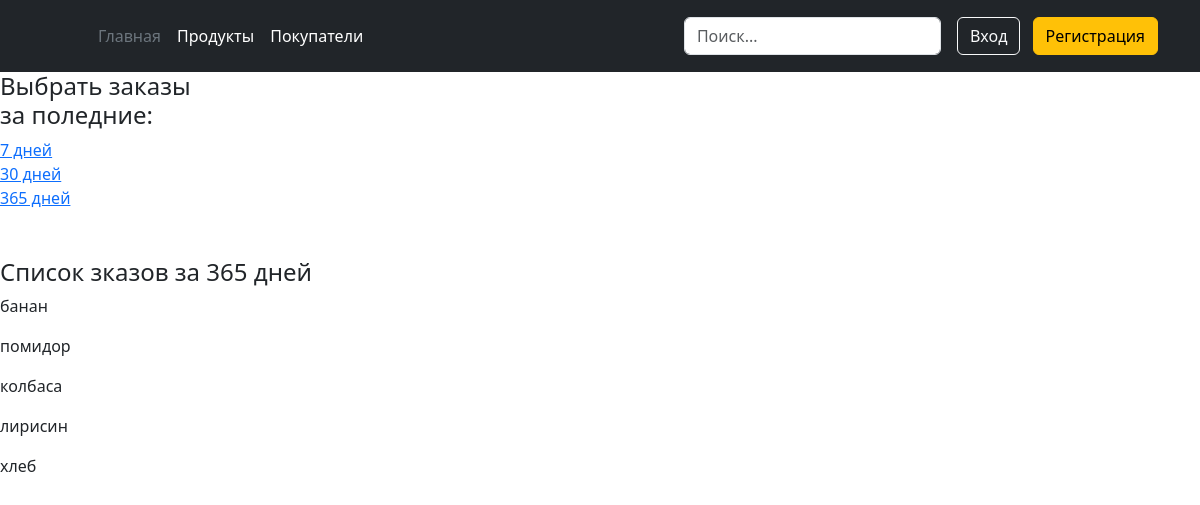
Page /pr/4/365 on the committed database.
### app2/models.py (models this page shows, shortened)
class Product(models.Model):
    product_name = models.CharField(max_length=100)
    description = models.TextField()
    price = models.DecimalField(max_digits=8, decimal_places=2, )
    count_product = models.IntegerField()
    date_add = models.DateTimeField(auto_now_add=True)
    img = models.ImageField(upload_to='products_img/', blank=True)
    class Meta:
        verbose_name: str = 'Продукт'
        verbose_name_plural: str = 'Продукты'

### app3/views.py (the view)
# urls.py: path('pr/<int:pk>/<int:days>', views.get_product_in_orders, name='get_pr'),
def get_product_in_orders(request, pk: int, days):
    date = datetime.datetime.now() - datetime.timedelta(minutes=60*24*days)
    orders = Order.objects.filter(customer__pk=pk).filter(date_ordered__gte=date)
    products = set()
    for order in orders:
        for pr in order.products.all():
            products.add(pr)
    context = {'orders': products, 'pk': pk, 'day': days}
    return render(request, 'app3/get_prod_in_order.html', context=context)

### app3/templates/app3/get_prod_in_order.html
{% extends 'app3/basic.html'%}
{% block content %}
<h4>Выбрать заказы<br>за поледние:<br></h4>
<a href="{% url 'get_pr' pk=pk days=7 %}">7 дней <br></a>
<a href="{% url 'get_pr' pk=pk days=30 %}">30 дней <br></a>
<a href="{% url 'get_pr' pk=pk days=365 %}">365 дней <br><br><br></a>
<h4>Список зказов за {{ day }} дней</h4>
{% for order in orders %}
        <p>{{ order.product_name }}  <br></p>
{% endfor %}
{% endblock %}

### rows in the picture
Product: product_name "банан"
Product: product_name "помидор"
Product: product_name "колбаса"
Product: product_name "лирисин"
Product: product_name "хлеб"

### other values in the picture
{{ day }} "365"
